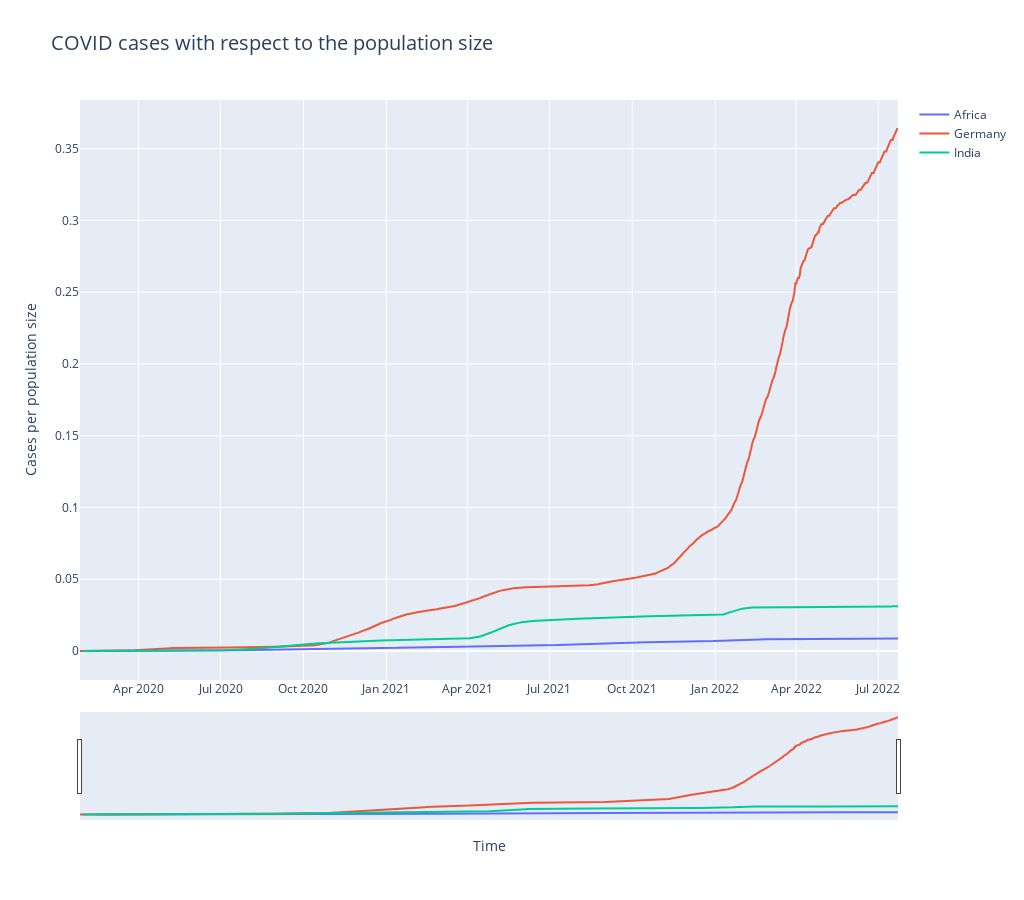

Notebook code for this chart:
### Code cell
# Interactive plot for relative covid cases
fig_cases = go.Figure()
for each in required_countries:
    fig_cases.add_trace(go.Scatter(x=three_country_data.date,y=three_country_data[each],name=each,))

#define the overall layout properties
fig_cases.update_layout(width=1024,height=900,title="COVID cases with respect to the population size",xaxis_title="Time", 
                  yaxis_title="Cases per population size",xaxis_rangeslider_visible=True,title_font_size=20)

# Chrome="C:\\Program Files (x86)\\Google\\Chrome\\Application\\chrome.exe"
# web.register('chrome', None,web.BackgroundBrowser(Chrome))
# fig_cases.show(renderer= 'chrome')
fig_cases.show()

### Figure 1 — Plotly figure (JSON) as saved in the notebook; plotly's stock layout.template omitted (floating-point values rounded to 4 significant figures; data arrays with more than 128 entries replaced by an {"elided": "..."} marker saying what was removed)
{"data": [{"name": "Africa", "type": "scatter", "x": {"elided": "909 str values"}, "y": {"elided": "909 float values"}}, {"name": "Germany", "type": "scatter", "x": {"elided": "909 str values"}, "y": {"elided": "909 float values"}}, {"name": "India", "type": "scatter", "x": {"elided": "909 str values"}, "y": {"elided": "909 float values"}}], "layout": {"height": 900, "title": {"font": {"size": 20}, "text": "COVID cases with respect to the population size"}, "width": 1024, "xaxis": {"rangeslider": {"visible": true}, "title": {"text": "Time"}}, "yaxis": {"title": {"text": "Cases per population size"}}}}
